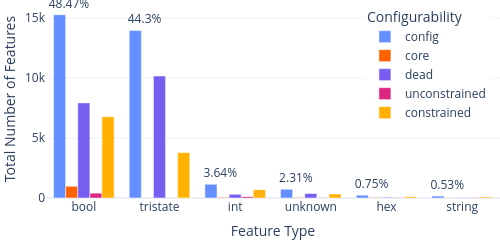

Source (notebook cell):
### Code cell
# classification of feature types
# looks at _all_ configuration options (over all revisions and architectures)
# the kind is unconstrained if both kconfigreader and kclause did not constrain it in at least one revision and architecture (so if a tool found some constraint, we treat it as constrained)
# the kind is core/dead if it was core/dead for kconfigreader or kclause in at least one revision and architecture (so we detect if one tool finds more constraints that make a feature dead)
# there are no features that are always core/dead
# half of all features are dead in some revision and architecture, so choosing the right revision and architecture matters
# one third on the other side is somewhat choosable in every formula in which they occur

df_config_types_statistics = df_configs.merge(df_config_types, how='outer').drop(columns=['system', 'revision', 'committer_date', 'kconfig-file']).drop_duplicates()

def read_unconstrained_config_features(extractor):
    config_features = set(df_config_types_statistics['config'])
    revision_architectures = [re.search('linux/(.*)\]', f).group(1) for f in glob.glob(f'{output_directory}/unconstrained-features/{extractor}/linux/*.unconstrained.features')]
    revision_architectures = list(set(revision_architectures))
    revision_architectures.sort()
    unconstrained_features = set()
    for revision_architecture in revision_architectures:
        [revision, architecture] = revision_architecture.split('[')
        unconstrained_features.update(read_unconstrained_feature_variables(extractor, revision, architecture).intersection(config_features))
    return unconstrained_features

def read_backbone_features(extractor):
    config_features = set(df_config_types_statistics['config'])
    revision_architectures = [re.search('linux/(.*)\]', f).group(1) for f in glob.glob(f'{output_directory}/backbone-features/{extractor}/linux/*.backbone.features')]
    revision_architectures = list(set(revision_architectures))
    revision_architectures.sort()
    core_features = set()
    dead_features = set()
    for revision_architecture in revision_architectures:
        [revision, architecture] = revision_architecture.split('[')
        backbone_features_filename = f'{output_directory}/backbone-features/{extractor}/linux/{revision}[{architecture}].backbone.features'
        if os.path.isfile(backbone_features_filename):
            with open(backbone_features_filename, 'r') as f:
                lines = f.readlines()
                if len(lines) > 1:
                    core_features.update(set([line[1:].strip() for line in lines if line.startswith('+')]))
                    dead_features.update(set([line[1:].strip() for line in lines if line.startswith('-')]))
    return core_features.intersection(config_features), dead_features.intersection(config_features)

core_features_kconfigreader, dead_features_kconfigreader = read_backbone_features('kconfigreader')
core_features_kmax, dead_features_kmax = read_backbone_features('kmax')

df_unconstrained_features = read_unconstrained_config_features('kconfigreader')
df_unconstrained_features = df_unconstrained_features.intersection(read_unconstrained_config_features('kmax'))
df_unconstrained_features = pd.DataFrame(df_unconstrained_features, columns=['config'])

df_core_features = core_features_kconfigreader.union(core_features_kmax)
df_core_features = pd.DataFrame(df_core_features, columns=['config'])
df_dead_features = dead_features_kconfigreader.union(dead_features_kmax)
df_dead_features = pd.DataFrame(df_dead_features, columns=['config'])

df_config_types_statistics = pd.merge(df_config_types_statistics, df_unconstrained_features, on=['config'], how='left', indicator='unconstrained')
df_config_types_statistics = pd.merge(df_config_types_statistics, df_core_features, on=['config'], how='left', indicator='core')
df_config_types_statistics = pd.merge(df_config_types_statistics, df_dead_features, on=['config'], how='left', indicator='dead')
df_config_types_statistics['unconstrained'] = np.where(df_config_types_statistics['unconstrained'] == 'both', 1, 0)
df_config_types_statistics['core'] = np.where(df_config_types_statistics['core'] == 'both', 1, 0)
df_config_types_statistics['dead'] = np.where(df_config_types_statistics['dead'] == 'both', 1, 0)
df_config_types_statistics['config'] = 1
df_config_types_statistics['constrained'] = df_config_types_statistics['config'] - df_config_types_statistics['unconstrained'] - df_config_types_statistics['core'] - df_config_types_statistics['dead']
df_config_types_statistics.loc[df_config_types_statistics['constrained'] < 0, ['constrained']] = 0
df_config_types_statistics['type'] = df_config_types_statistics['type'].replace(pd.NA, 'unknown')
df_config_types_statistics = df_config_types_statistics.groupby('type').agg({'config': 'sum', 'unconstrained': 'sum', 'constrained': 'sum', 'core': 'sum', 'dead': 'sum'}).reset_index()
df_config_types_statistics = df_config_types_statistics.sort_values(by=['config'], ascending=False)
df_config_types_statistics['ratio'] = (df_config_types_statistics['config'] / df_config_types_statistics.agg({'config': 'sum'}).iat[0]).apply(lambda v: "      " + format_percentage(v))
df_config_types_statistics = pd.melt(
    df_config_types_statistics,
    id_vars=['type', 'ratio'],
    value_vars=['config', 'core', 'dead', 'unconstrained', 'constrained']
)
df_config_types_statistics.loc[df_config_types_statistics['variable'] != 'config', ['ratio']] = None
df_config_types_total = df_config_types_statistics[df_config_types_statistics['variable'] == 'config']

fig = px.bar(
    df_config_types_statistics,
    x='type',
    y='value',
    range_y=[0, 16500],
    color='variable',
    labels={'type': 'Feature Type', 'value': 'Total Number of Features', 'variable': 'Configurability'},
    text='ratio',
    barmode='group'
)
fig.update_traces(textposition='outside', textangle=0, textfont_size=12, cliponaxis=False)
fig.update_layout(uniformtext_minsize=12, uniformtext_mode='show')
style_legend(fig, 'topright')
show(fig, 'feature-types', width=500, height=200)

### Figure 1 — Plotly figure (JSON) as saved in the notebook; plotly's stock layout.template omitted (floating-point values rounded to 4 significant figures)
{"data": [{"alignmentgroup": "True", "cliponaxis": false, "hovertemplate": "Configurability=config<br>Feature Type=%{x}<br>Total Number of Features=%{y}<br>ratio=%{text}<extra></extra>", "legendgroup": "config", "marker": {"color": "#648FFF", "pattern": {"shape": ""}}, "name": "config", "offsetgroup": "config", "orientation": "v", "showlegend": true, "text": ["      48.47%", "      44.3%", "      3.64%", "      2.31%", "      0.75%", "      0.53%"], "textangle": 0, "textfont": {"size": 12}, "textposition": "outside", "type": "bar", "x": ["bool", "tristate", "int", "unknown", "hex", "string"], "xaxis": "x", "y": [15276, 13963, 1146, 729, 235, 167], "yaxis": "y"}, {"alignmentgroup": "True", "cliponaxis": false, "hovertemplate": "Configurability=core<br>Feature Type=%{x}<br>Total Number of Features=%{y}<br>ratio=%{text}<extra></extra>", "legendgroup": "core", "marker": {"color": "#FE6100", "pattern": {"shape": ""}}, "name": "core", "offsetgroup": "core", "orientation": "v", "showlegend": true, "text": [null, null, null, null, null, null], "textangle": 0, "textfont": {"size": 12}, "textposition": "outside", "type": "bar", "x": ["bool", "tristate", "int", "unknown", "hex", "string"], "xaxis": "x", "y": [977, 24, 59, 51, 46, 21], "yaxis": "y"}, {"alignmentgroup": "True", "cliponaxis": false, "hovertemplate": "Configurability=dead<br>Feature Type=%{x}<br>Total Number of Features=%{y}<br>ratio=%{text}<extra></extra>", "legendgroup": "dead", "marker": {"color": "#785EF0", "pattern": {"shape": ""}}, "name": "dead", "offsetgroup": "dead", "orientation": "v", "showlegend": true, "text": [null, null, null, null, null, null], "textangle": 0, "textfont": {"size": 12}, "textposition": "outside", "type": "bar", "x": ["bool", "tristate", "int", "unknown", "hex", "string"], "xaxis": "x", "y": [7927, 10160, 309, 371, 58, 28], "yaxis": "y"}, {"alignmentgroup": "True", "cliponaxis": false, "hovertemplate": "Configurability=unconstrained<br>Feature Type=%{x}<br>Total Number of Features=%{y}<br>ratio=%{text}<extra></extra>", "legendgroup": "unconstrained", "marker": {"color": "#DC267F", "pattern": {"shape": ""}}, "name": "unconstrained", "offsetgroup": "unconstrained", "orientation": "v", "showlegend": true, "text": [null, null, null, null, null, null], "textangle": 0, "textfont": {"size": 12}, "textposition": "outside", "type": "bar", "x": ["bool", "tristate", "int", "unknown", "hex", "string"], "xaxis": "x", "y": [405, 12, 113, 23, 30, 34], "yaxis": "y"}, {"alignmentgroup": "True", "cliponaxis": false, "hovertemplate": "Configurability=constrained<br>Feature Type=%{x}<br>Total Number of Features=%{y}<br>ratio=%{text}<extra></extra>", "legendgroup": "constrained", "marker": {"color": "#FFB000", "pattern": {"shape": ""}}, "name": "constrained", "offsetgroup": "constrained", "orientation": "v", "showlegend": true, "text": [null, null, null, null, null, null], "textangle": 0, "textfont": {"size": 12}, "textposition": "outside", "type": "bar", "x": ["bool", "tristate", "int", "unknown", "hex", "string"], "xaxis": "x", "y": [6772, 3786, 689, 333, 110, 86], "yaxis": "y"}], "layout": {"barmode": "group", "height": 200, "legend": {"title": {"text": "Configurability"}, "tracegroupgap": 0, "x": 0.98, "xanchor": "right", "y": 0.98, "yanchor": "top"}, "margin": {"b": 0, "l": 0, "r": 0, "t": 0}, "uniformtext": {"minsize": 12, "mode": "show"}, "width": 500, "xaxis": {"anchor": "y", "domain": [0, 1], "title": {"text": "Feature Type"}}, "yaxis": {"anchor": "x", "domain": [0, 1], "range": [0, 16500], "title": {"text": "Total Number of Features"}}}}
